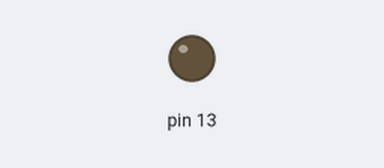
A sketch run on a simulated Arduino Uno, built with avr-gcc and run on an emulated ATmega328P. On the bench: output pins drawn as LEDs (lit = HIGH).

Above: at 0.6 s.
At 2.83 s:
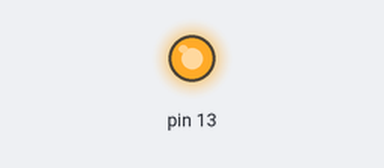
Timing chart, 0 to 3.1 s (numbered marks = the images above):
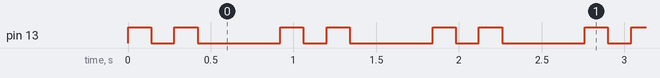

The sketch:

sketch_PiscarLed.ino
```cpp
void setup() {
  // Define a porta 13 como saída
  pinMode (13, OUTPUT);
}

void loop() {
  // Acende LED na porta 13 como ALTO (Corrente)
  digitalWrite (13, HIGH);
  // Estabelece 140 milsegundos de "espera" com ele aceso
  delay (140);
  // Acende LED na porta 13 como BAIXO == DESLIGADO (Corrente)
  digitalWrite (13, LOW);
  // Estabelece 140 milsegundos de "espera" com ele apagado
  delay (140);

  // Acende LED na porta 13 como ALTO (Corrente)
  digitalWrite (13, HIGH);
  // Estabelece 140 milsegundos de "espera" com ele aceso
  delay (140);
  // Acende LED na porta 13 como BAIXO == DESLIGADO (Corrente)
  digitalWrite (13, LOW);
  // Estabelece 500 milsegundos de "espera" com ele apagado, para simular "descanço" do coração
  delay (500);
}
```

Measured:
- by itself, pin 13: repeats every 0.92 s: LOW 0.14 s, HIGH 0.14 s, LOW 0.50 s, HIGH 0.14 s
- by itself, everything shown: repeats every 0.92 s, in 4 steps
